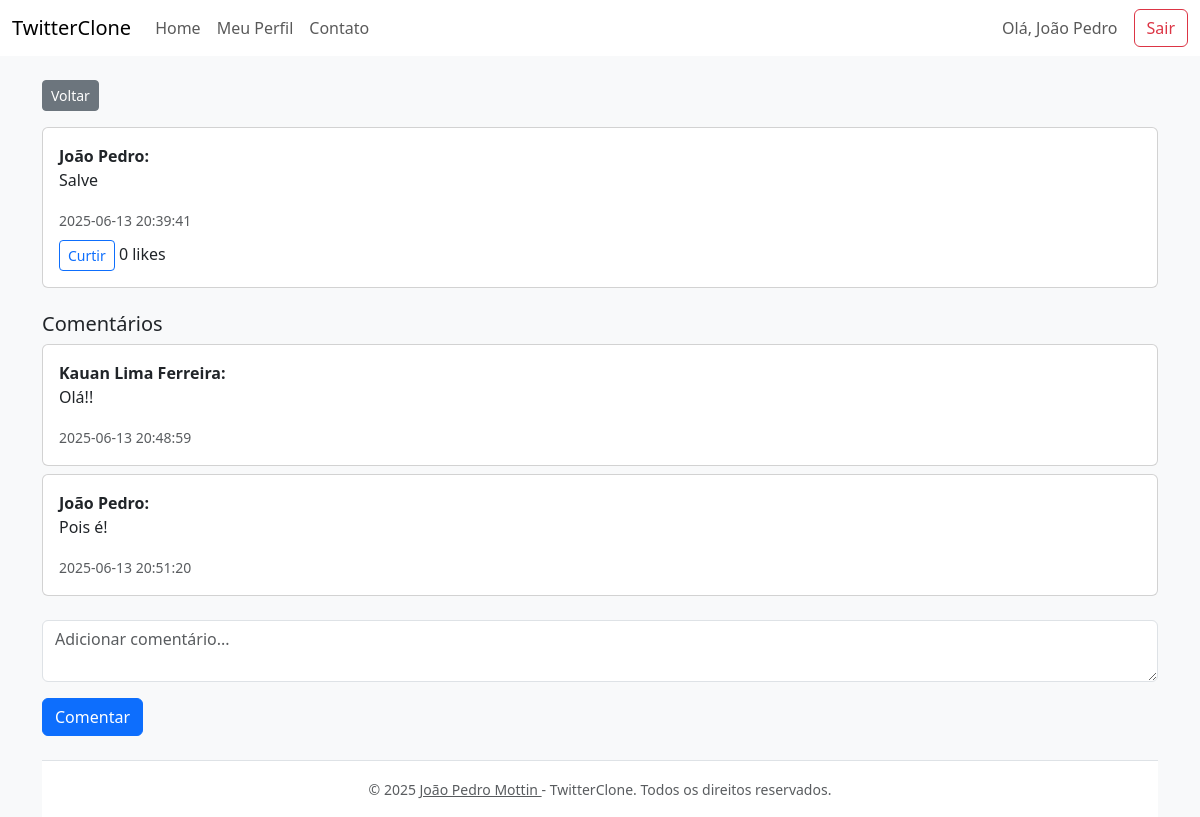
The page /?url=tweet/2 (signed in) on the database as committed earlier.
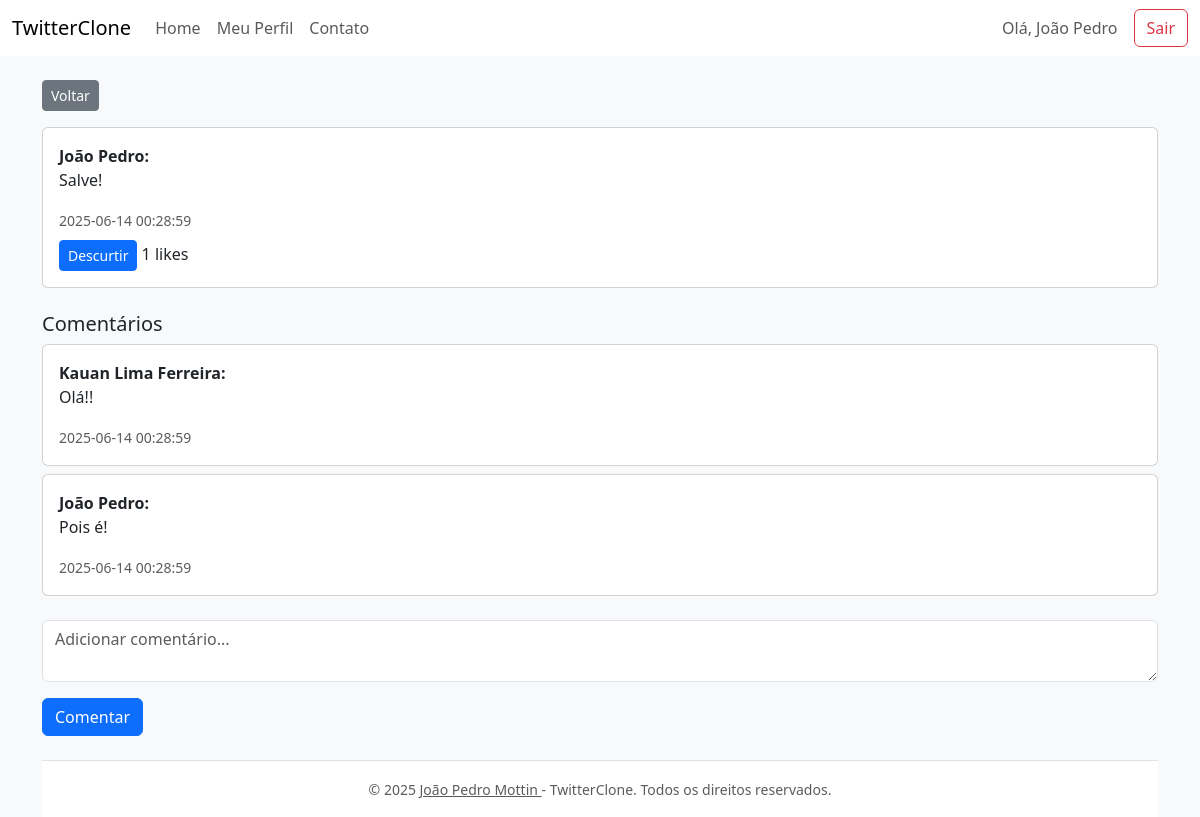
The same page on the database as committed later.
### tables this page shows
CREATE TABLE `tweets` (
  `id` int(11) NOT NULL AUTO_INCREMENT,
  `user_id` int(11) NOT NULL,
  `texto` text NOT NULL,
  `criado_em` datetime DEFAULT current_timestamp(),
  PRIMARY KEY (`id`),
  KEY `user_id` (`user_id`)
);

CREATE TABLE `comentarios` (
  `id` int(11) NOT NULL AUTO_INCREMENT,
  `tweet_id` int(11) NOT NULL,
  `user_id` int(11) NOT NULL,
  `texto` text NOT NULL,
  `criado_em` datetime DEFAULT current_timestamp(),
  PRIMARY KEY (`id`),
  KEY `tweet_id` (`tweet_id`),
  KEY `user_id` (`user_id`)
);

CREATE TABLE `users` (
  `id` int(11) NOT NULL AUTO_INCREMENT,
  `nome` varchar(100) NOT NULL,
  `email` varchar(100) NOT NULL,
  `senha` varchar(255) NOT NULL,
  `cpf` varchar(14) NOT NULL,
  `data_nascimento` date NOT NULL,
  PRIMARY KEY (`id`),
  UNIQUE KEY `email` (`email`)
);

### controllers/TweetController.php (called while the page is built, shortened)
<?php
require_once __DIR__ . '/../models/Tweet.php';
require_once __DIR__ . '/../config/db.php';
require_once __DIR__ . '/../models/Comentario.php';
class TweetController {
    public function viewTweet($id)
    {
        $tweetModel = new Tweet(Conexao::getConexao());
        $tweet = $tweetModel->findById($id);
        $comentarioModel = new Comentario(Conexao::getConexao());
        $comentarios = $comentarioModel->findByTweetId($id);
        $userLiked = $tweetModel->userLikedTweet($id, $_SESSION['user_id']);
        require 'views/partials/header.php';
        require 'views/tweet.php';
        require 'views/partials/footer.php';
    }
}

### config/db.php (called while the page is built)
<?php
abstract class Conexao {
    private static $pdo;
    public static function getConexao() {
        if (!isset(self::$pdo)) {
            try {
                self::$pdo = new PDO("mysql:host=localhost;port=3306;dbname=Twitterclone;charset=utf8", "root", "");
                self::$pdo->setAttribute(PDO::ATTR_ERRMODE, PDO::ERRMODE_EXCEPTION);
            } catch (PDOException $e) {
                die("Erro de conexão: " . $e->getMessage());
            }
        }
        return self::$pdo;
    }
}
?>

### models/Tweet.php (called while the page is built, shortened)
<?php
require_once __DIR__ . '/../config/db.php';
class Tweet {
    private $db;
    public function __construct($db) {
        $this->db = $db;
    }
    public function findById($id) {
        $stmt = $this->db->prepare('
            SELECT t.id, t.texto, u.nome, t.criado_em,
                   (SELECT COUNT(*) FROM likes WHERE tweet_id = t.id) AS likes_count
            FROM tweets t
            JOIN users u ON u.id = t.user_id
            WHERE t.id = ?
        ');
        $stmt->execute([$id]);
        return $stmt->fetch(PDO::FETCH_ASSOC);
    }
    public function userLikedTweet($tweet_id, $user_id) {
        $stmt = $this->db->prepare('SELECT 1 FROM likes WHERE tweet_id = ? AND user_id = ? LIMIT 1');
        $stmt->execute([$tweet_id, $user_id]);
        return $stmt->fetch() !== false;
    }
}

### models/Comentario.php (called while the page is built, shortened)
<?php
require_once __DIR__ . '/../config/db.php';
class Comentario {
    private $db;
    public function __construct($db) {
        $this->db = $db;
    }
    public function findByTweetId($tweetId) {
        $stmt = $this->db->prepare('
            SELECT c.id, c.texto, c.user_id, c.criado_em, u.nome
            FROM comentarios c
            JOIN users u ON u.id = c.user_id
            WHERE c.tweet_id = ?
            ORDER BY c.criado_em ASC
        ');
        $stmt->execute([$tweetId]);
        return $stmt->fetchAll(PDO::FETCH_ASSOC);
    }
}

### views/tweet.php (the view, shortened to what this page needs)
<a href="?url=home" class="btn btn-secondary btn-sm mb-3">Voltar</a>
<div class="card mb-4">
    <div class="card-body">
        <strong><?php echo htmlspecialchars($tweet['nome']); ?>:</strong>
        <p><?php echo htmlspecialchars($tweet['texto']); ?></p>
        <small class="text-muted"><?php echo $tweet['criado_em']; ?></small>
        <div class="mt-2">
            <form method="POST" action="?url=like/toggle/<?php echo $tweet['id']; ?>" style="display:inline;">
                <button type="submit" class="btn btn-<?php echo $userLiked ? 'primary' : 'outline-primary'; ?> btn-sm">
                    <?php echo $userLiked ? 'Descurtir' : 'Curtir'; ?>
                </button>
            </form>
            <span><?php echo $tweet['likes_count']; ?> likes</span>
        </div>
    </div>
</div>
<h5>Comentários</h5>
<?php foreach ($comentarios as $c): ?>
    <div class="card mb-2">
        <div class="card-body">
            <strong><?php echo htmlspecialchars($c['nome']); ?>:</strong>
            <p><?php echo htmlspecialchars($c['texto']); ?></p>
            <small class="text-muted"><?php echo $c['criado_em']; ?></small>
        </div>
    </div>
<?php endforeach; ?>
<form method="POST" class="mt-4">
    <div class="mb-3">
        <textarea name="comentario" class="form-control" placeholder="Adicionar comentário..." required></textarea>
    </div>
    <button type="submit" class="btn btn-primary">Comentar</button>
</form>

Rows that differ between the two databases and show on the page:
changed tweets "João Pedro": texto "Salve" → "Salve!"; criado_em "2025-06-13 20:39:41" → "2025-06-14 00:28:59"
changed comentarios "Olá!!": criado_em "2025-06-13 20:48:59" → "2025-06-14 00:28:59"
changed comentarios "Pois é!": criado_em "2025-06-13 20:51:20" → "2025-06-14 00:28:59"
Other text that changed with them:
$tweet['likes_count']: "0" → "1"
text no longer shown: "Curtir"
text now shown: "Descurtir"
